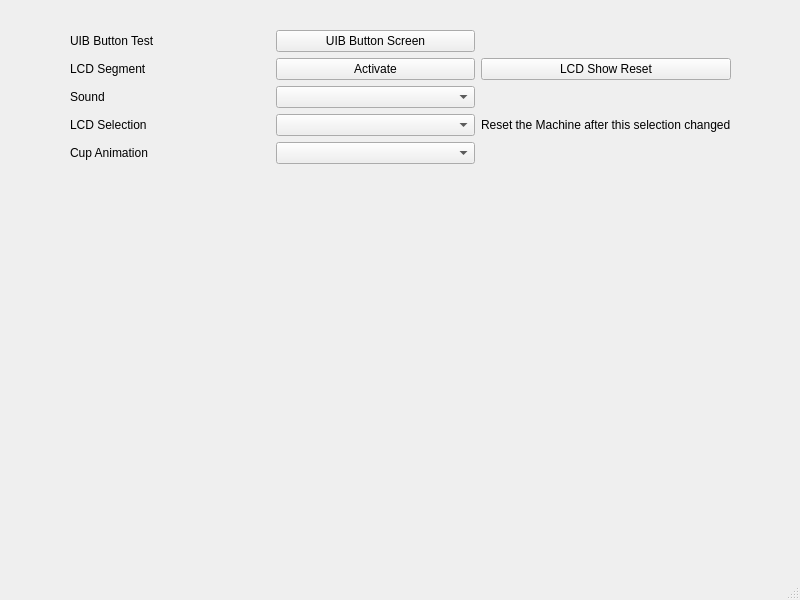
<?xml version="1.0" encoding="UTF-8"?>
<ui version="4.0">
 <class>WBSDDisplayWindow</class>
 <widget class="QMainWindow" name="WBSDDisplayWindow">
  <property name="geometry">
   <rect>
    <x>0</x>
    <y>0</y>
    <width>800</width>
    <height>600</height>
   </rect>
  </property>
  <property name="windowTitle">
   <string>Display options</string>
  </property>
  <widget class="QWidget" name="centralwidget">
   <widget class="QWidget" name="verticalLayoutWidget">
    <property name="geometry">
     <rect>
      <x>20</x>
      <y>10</y>
      <width>761</width>
      <height>159</height>
     </rect>
    </property>
    <layout class="QVBoxLayout" name="verticalLayout">
     <property name="leftMargin">
      <number>50</number>
     </property>
     <property name="topMargin">
      <number>20</number>
     </property>
     <property name="rightMargin">
      <number>50</number>
     </property>
     <item>
      <layout class="QGridLayout" name="gridLayout">
       <item row="1" column="1">
        <widget class="QPushButton" name="lcdSegment">
         <property name="text">
          <string>Activate</string>
         </property>
        </widget>
       </item>
       <item row="0" column="0">
        <widget class="QLabel" name="label_2">
         <property name="text">
          <string>UIB Button Test</string>
         </property>
        </widget>
       </item>
       <item row="2" column="1">
        <widget class="QComboBox" name="soundTest"/>
       </item>
       <item row="2" column="0">
        <widget class="QLabel" name="label_3">
         <property name="text">
          <string>Sound</string>
         </property>
        </widget>
       </item>
       <item row="0" column="1">
        <widget class="QPushButton" name="buttonTest">
         <property name="text">
          <string>UIB Button Screen</string>
         </property>
        </widget>
       </item>
       <item row="1" column="0">
        <widget class="QLabel" name="label">
         <property name="text">
          <string>LCD Segment</string>
         </property>
        </widget>
       </item>
       <item row="1" column="2">
        <widget class="QPushButton" name="pbrst">
         <property name="text">
          <string>LCD Show Reset</string>
         </property>
        </widget>
       </item>
       <item row="3" column="0">
        <widget class="QLabel" name="label_4">
         <property name="text">
          <string>LCD Selection</string>
         </property>
        </widget>
       </item>
       <item row="3" column="1">
        <widget class="QComboBox" name="cb_LCD"/>
       </item>
       <item row="4" column="0">
        <widget class="QLabel" name="label_5">
         <property name="text">
          <string>Cup Animation</string>
         </property>
        </widget>
       </item>
       <item row="4" column="1">
        <widget class="QComboBox" name="cb_Ani"/>
       </item>
       <item row="3" column="2">
        <widget class="QLabel" name="label_6">
         <property name="text">
          <string>Reset the Machine after this selection changed</string>
         </property>
        </widget>
       </item>
      </layout>
     </item>
     <item>
      <spacer name="verticalSpacer">
       <property name="orientation">
        <enum>Qt::Vertical</enum>
       </property>
       <property name="sizeHint" stdset="0">
        <size>
         <width>20</width>
         <height>40</height>
        </size>
       </property>
      </spacer>
     </item>
    </layout>
   </widget>
  </widget>
  <widget class="QMenuBar" name="menubar">
   <property name="geometry">
    <rect>
     <x>0</x>
     <y>0</y>
     <width>800</width>
     <height>21</height>
    </rect>
   </property>
  </widget>
  <widget class="QStatusBar" name="statusbar"/>
 </widget>
 <resources/>
 <connections/>
</ui>
